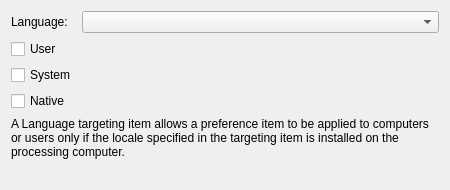
<?xml version="1.0" encoding="UTF-8"?>
<ui version="4.0">
 <class>LanguageWidget</class>
 <widget class="QWidget" name="LanguageWidget">
  <property name="geometry">
   <rect>
    <x>0</x>
    <y>0</y>
    <width>450</width>
    <height>190</height>
   </rect>
  </property>
  <property name="sizePolicy">
   <sizepolicy hsizetype="Preferred" vsizetype="Preferred">
    <horstretch>0</horstretch>
    <verstretch>0</verstretch>
   </sizepolicy>
  </property>
  <property name="minimumSize">
   <size>
    <width>450</width>
    <height>190</height>
   </size>
  </property>
  <property name="windowTitle">
   <string/>
  </property>
  <layout class="QGridLayout" name="gridLayout">
   <item row="5" column="0" colspan="2">
    <spacer name="verticalSpacer">
     <property name="orientation">
      <enum>Qt::Vertical</enum>
     </property>
     <property name="sizeHint" stdset="0">
      <size>
       <width>558</width>
       <height>137</height>
      </size>
     </property>
    </spacer>
   </item>
   <item row="0" column="1">
    <widget class="QComboBox" name="languageComboBox"/>
   </item>
   <item row="4" column="0" colspan="2">
    <widget class="QLabel" name="label">
     <property name="text">
      <string>A Language targeting item allows a preference item to be applied to computers or users only if the locale specified in the targeting item is installed on the processing computer.</string>
     </property>
     <property name="wordWrap">
      <bool>true</bool>
     </property>
    </widget>
   </item>
   <item row="1" column="0">
    <widget class="QCheckBox" name="userCheckBox">
     <property name="text">
      <string>User</string>
     </property>
    </widget>
   </item>
   <item row="0" column="0">
    <widget class="QLabel" name="languageLabel">
     <property name="sizePolicy">
      <sizepolicy hsizetype="Maximum" vsizetype="Preferred">
       <horstretch>0</horstretch>
       <verstretch>0</verstretch>
      </sizepolicy>
     </property>
     <property name="text">
      <string>Language:</string>
     </property>
     <property name="buddy">
      <cstring>languageComboBox</cstring>
     </property>
    </widget>
   </item>
   <item row="2" column="0">
    <widget class="QCheckBox" name="systemCheckBox">
     <property name="text">
      <string>System</string>
     </property>
    </widget>
   </item>
   <item row="3" column="0">
    <widget class="QCheckBox" name="nativeCheckBox">
     <property name="text">
      <string>Native</string>
     </property>
    </widget>
   </item>
  </layout>
 </widget>
 <resources/>
 <connections/>
</ui>
